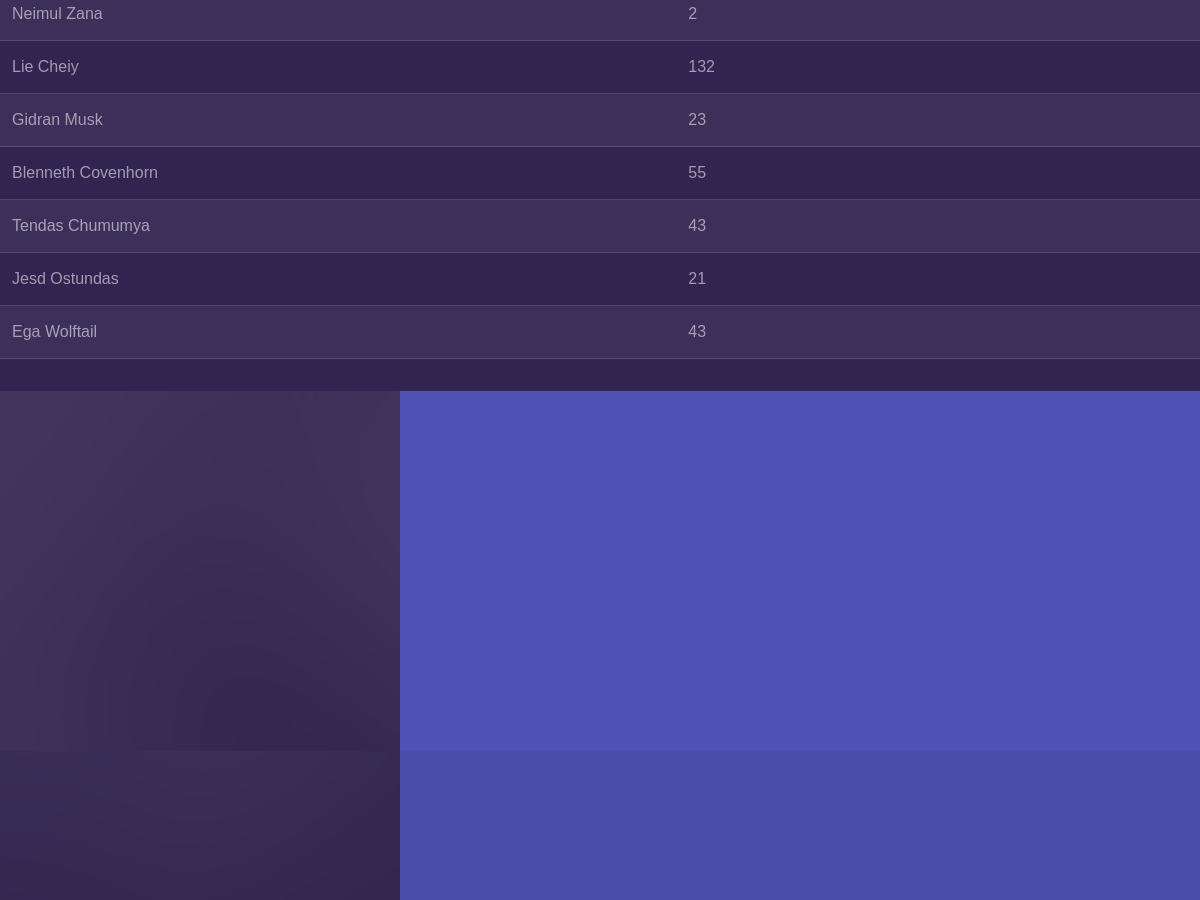
Before: / (middle part) with the older database file.
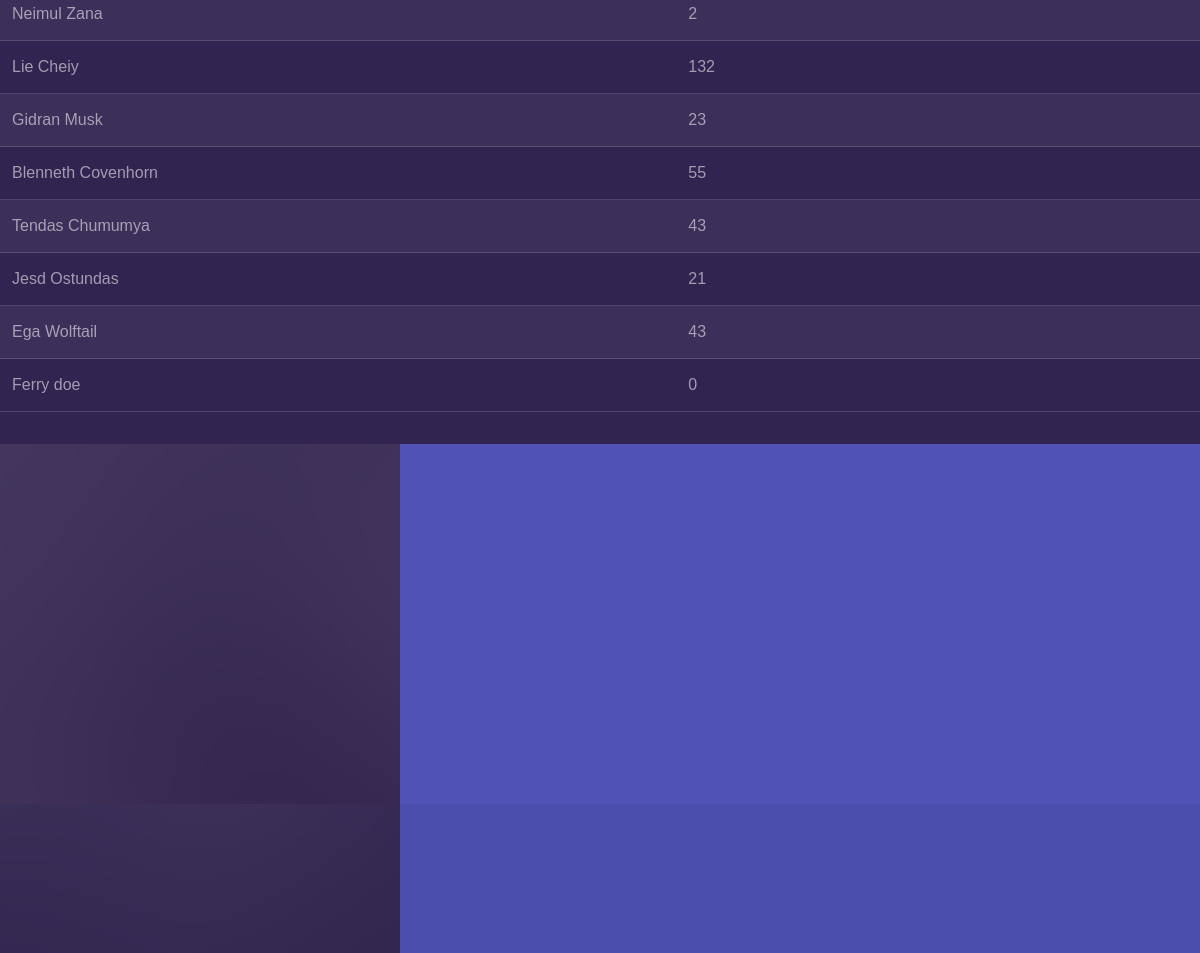
After: the same page with the newer database file.
### tables this page shows
CREATE TABLE `speler` (
  `speler_id` int(12) NOT NULL,
  `speler_naam` varchar(50) NOT NULL,
  `speler_aantal_punten` int(240) NOT NULL,
  `speler_aantal_jaar` int(240) NOT NULL
);

### functies/functies.php (the view, shortened to what this page needs)
<?php
function leaderboard()
{
    $dbhost = "localhost";
    $dbuser = "root";
    $dbpass = "";
    $db = "lanparty";
    $conn = mysqli_connect($dbhost, $dbuser, $dbpass, $db);
    $query = "SELECT speler_naam, speler_aantal_punten FROM speler";
    $sql = mysqli_query($conn, $query);
    if ($sql->num_rows > 0) {
        echo "<table id='sort'><tr><th>Speler Naam</th><th>Speler Punten</th></tr>";
        while ($row = $sql->fetch_assoc()) {
            echo "<tr><td>" . $row["speler_naam"] . "</td>
            <td>" . $row["speler_aantal_punten"] . "</td>";
        }
        echo "</table>";
    } else {
        echo "0 results";
    }
}

Changed rows visible on the page:
added speler: speler_naam "Ferry doe", speler_aantal_punten "0"
